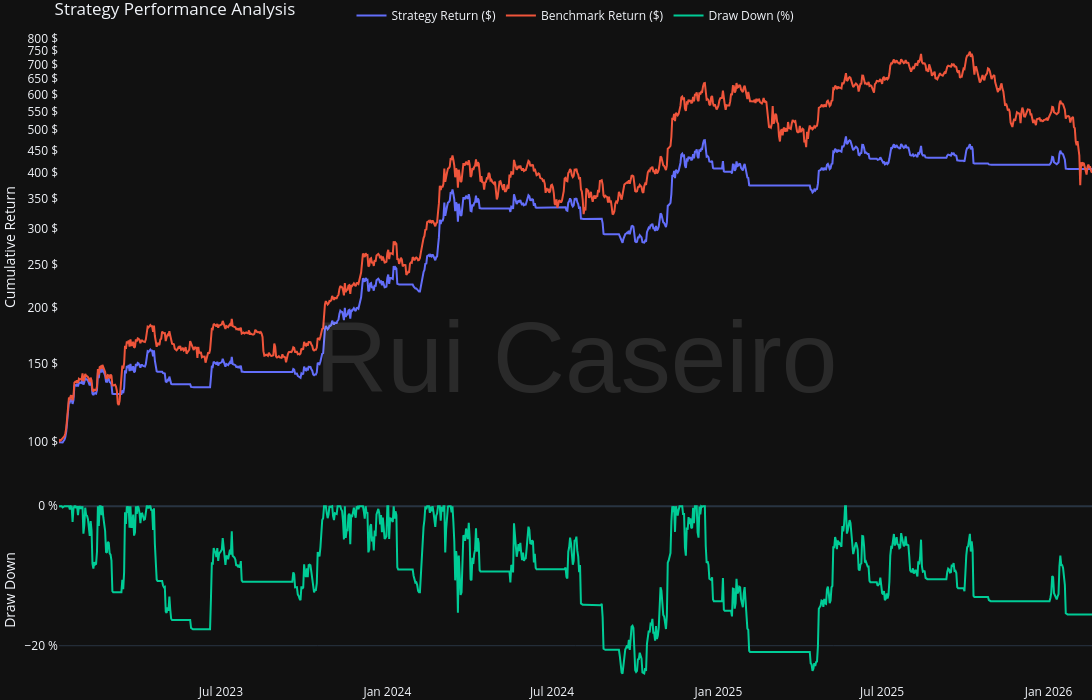

Source (notebook cell):
### Markdown cell above
The Out of Sample period spans 37 months from january 2023 until february 2026.
In this period, the Trend Following strategy using 40 days lookback managed to deliver a 56% annualized returns figure with roughly 35% annualized volatility leading to a whoping 1.6 raw Sharpe Ratio, 2.1 raw Sortino Ratio and 2.4 Calmar Ratio. Its only been invested ~60% of the time, with a total of 36 trades averaging ~1 trade per month. Consistent with previous In Sample results, its win rate is around 30% with Huge wins and short losses, boosting the Reward/Risk Ratio to ~7.

### Code cell
main.plot_strategy_performance(os_result.returns, os_result.benchmark)

### Figure 1 — Plotly figure (JSON) as saved in the notebook; plotly's stock layout.template omitted (floating-point values rounded to 4 significant figures; data arrays with more than 128 entries replaced by an {"elided": "..."} marker saying what was removed)
{"data": [{"name": "Strategy Return ($)", "type": "scatter", "x": {"elided": "1137 str values"}, "xaxis": "x", "y": {"elided": "1137 float values"}, "yaxis": "y"}, {"name": "Benchmark Return ($)", "type": "scatter", "x": {"elided": "1137 str values"}, "xaxis": "x", "y": {"elided": "1137 float values"}, "yaxis": "y"}, {"name": "Draw Down (%)", "type": "scatter", "x": {"elided": "1137 str values"}, "xaxis": "x2", "y": {"elided": "1137 float values"}, "yaxis": "y2"}], "layout": {"annotations": [{"font": {"color": "white", "family": "Arial", "size": 100}, "opacity": 0.1, "showarrow": false, "text": "Rui Caseiro", "textangle": 0, "x": 0.5, "xref": "paper", "y": 0.5, "yref": "paper"}], "height": 700, "hovermode": "x unified", "legend": {"orientation": "h", "x": 0.5, "xanchor": "center", "y": 1, "yanchor": "bottom"}, "showlegend": true, "title": {"text": "Strategy Performance Analysis"}, "width": 1200, "xaxis": {"anchor": "y", "domain": [0.0, 1.0], "matches": "x2", "mirror": true, "rangeslider": {"visible": false}, "showgrid": false, "showline": false, "showticklabels": false, "zeroline": false}, "xaxis2": {"anchor": "y2", "domain": [0.0, 1.0], "rangeslider": {"visible": false}, "showgrid": false}, "yaxis": {"anchor": "x", "domain": [0.335, 1.0], "mirror": true, "showgrid": false, "showline": false, "ticksuffix": " $", "title": {"text": "Cumulative Return"}, "type": "log", "zeroline": false}, "yaxis2": {"anchor": "x2", "domain": [0.0, 0.285], "dtick": 20, "mirror": true, "showgrid": true, "showline": false, "ticksuffix": " %", "title": {"text": "Draw Down"}, "zeroline": true}}}
